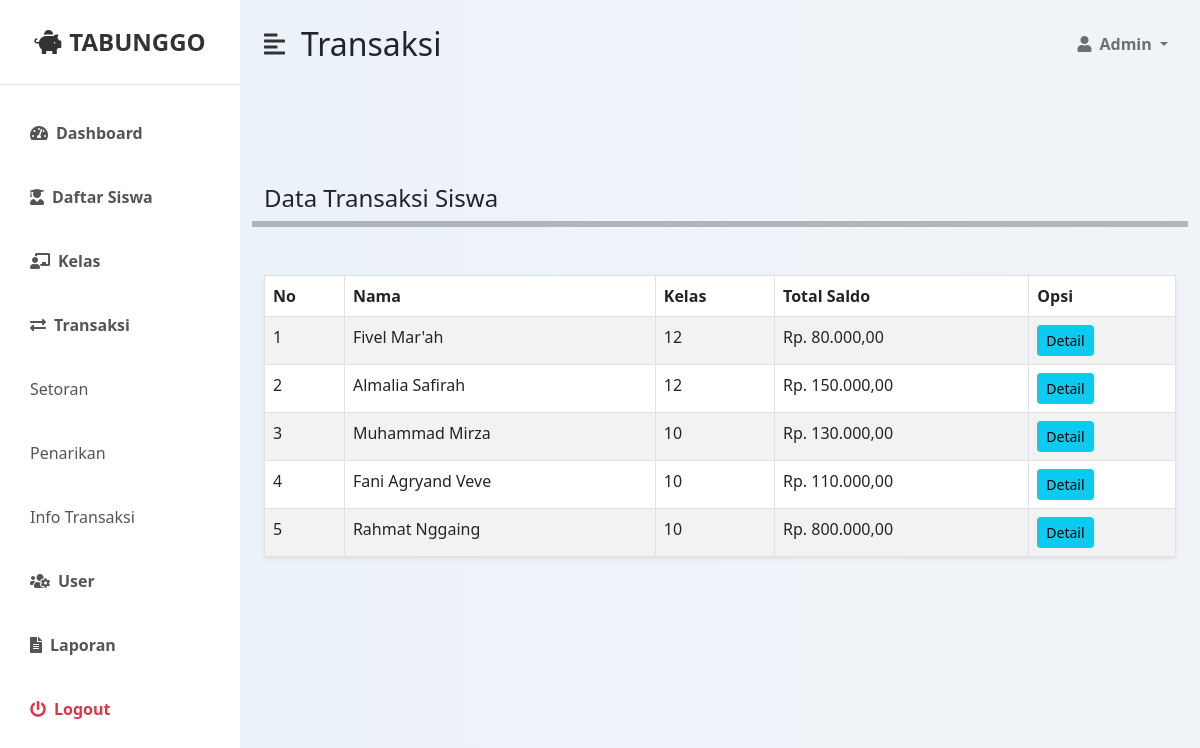
Screenshot of /admin.php?page=transaksi (signed in) with the database file from the repository.
### tables this page shows
CREATE TABLE `siswa` (
  `id_siswa` int(11) NOT NULL,
  `nama` varchar(100) NOT NULL,
  `kelas` varchar(10) DEFAULT NULL,
  `nisn` varchar(25) DEFAULT NULL,
  `jenis_kelamin` enum('L','P') DEFAULT NULL
);

### transaksi.php (the view, shortened to what this page needs)
<?php
$host = "localhost";
$user = "root";
$pass = "";
$db   = "tabungan_siswa";
$conn = new mysqli($host, $user, $pass, $db);
    $query = "
        SELECT siswa.id_siswa, siswa.nama, siswa.kelas,
        IFNULL(SUM(CASE WHEN transaksi.jenis_transaksi = 'setor' THEN transaksi.saldo ELSE 0 END), 0)
        - IFNULL(SUM(CASE WHEN transaksi.jenis_transaksi = 'tarik' THEN transaksi.saldo ELSE 0 END), 0) AS total_saldo
        FROM siswa
        LEFT JOIN transaksi ON siswa.id_siswa = transaksi.id_siswa
        GROUP BY siswa.id_siswa, siswa.nama, siswa.kelas
    ";
    $result = $conn->query($query);
?>
<div id="page-content-wrapper">
    <nav class="navbar-light bg-transparent py-4 px-4">
    </nav>
    <div class="container-fluid px-4">
        <div class="row my-5">
            <div class="col d-flex justify-content-between align-items-center mb-1">
                <h3 class="fs-4 mb-1">Data Transaksi Siswa</h3>
            </div>
            <hr style="border: 3px solid black; margin: 0;">
        </div>
        <div class="row">
            <div class="col">
                <table class="table table-striped table-bordered bg-white rounded shadow-sm">
                    <thead>
                        <tr>
                            <th scope="col">No</th>
                            <th scope="col">Nama</th>
                            <th scope="col">Kelas</th>
                            <th scope="col">Total Saldo</th>
                            <th scope="col">Opsi</th>
                        </tr>
                    </thead>
                    <tbody>
                        <?php
                        $nomor = 1;
                        if ($result->num_rows > 0) {
                            while ($row = $result->fetch_assoc()) {
                                echo "<tr>
                                        <td>" . $nomor++ . "</td>
                                        <td>{$row['nama']}</td>
                                        <td>{$row['kelas']}</td>
                                        <td>Rp. " . number_format($row['total_saldo'], 2, ',', '.') . "</td>
                                        <td><a href='detail_transaksi.php?id_siswa={$row['id_siswa']}' class='btn btn-info btn-sm'>Detail</a></td>
                                      </tr>";
                            }
                        } else {
                            echo "<tr><td colspan='5'>Tidak ada data transaksi</td></tr>";
                        }
                        ?>
                    </tbody>
                </table>
            </div>
        </div>
    </div>
</div>

### styles.css (style rules this page uses)
:root { --main-bg-color: #4a90e2; --main-text-color: #333; --second-text-color: #555; --second-bg-color: #4a90e2; }
#page-content-wrapper { min-width: 100vw; }
@media (min-width: 768px) { #page-content-wrapper { min-width: 0; width: 100%; } }

### rows the page displays
siswa: nama "Fivel Mar'ah", kelas "12", total_saldo "80.000,00"
siswa: nama "Almalia Safirah", kelas "12", total_saldo "150.000,00"
siswa: nama "Muhammad Mirza", kelas "10", total_saldo "130.000,00"
siswa: nama "Fani Agryand Veve", kelas "10", total_saldo "110.000,00"
siswa: nama "Rahmat Nggaing", kelas "10", total_saldo "800.000,00"
